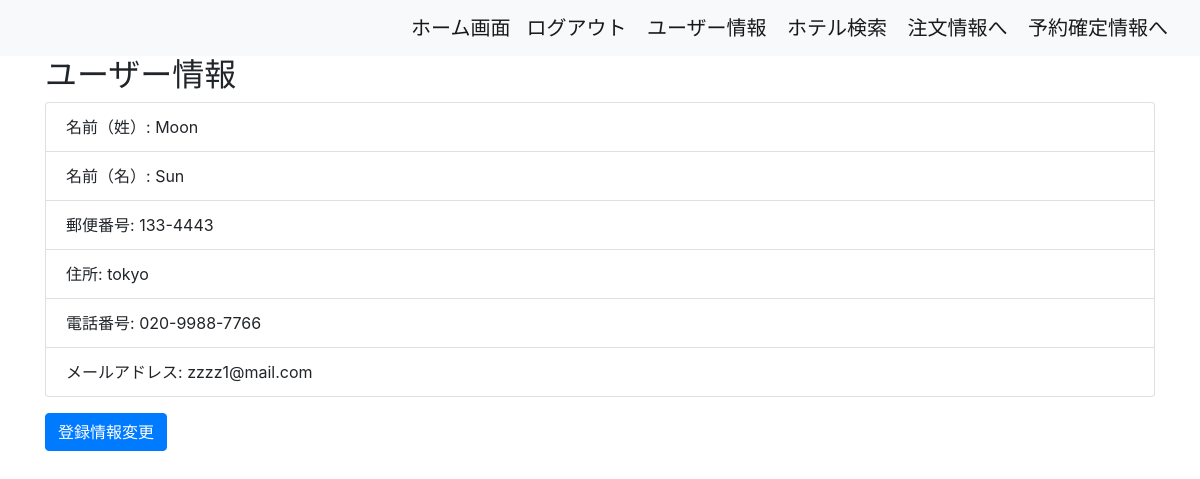
The page /accounts/us_info/ (signed in) on the database as committed earlier.
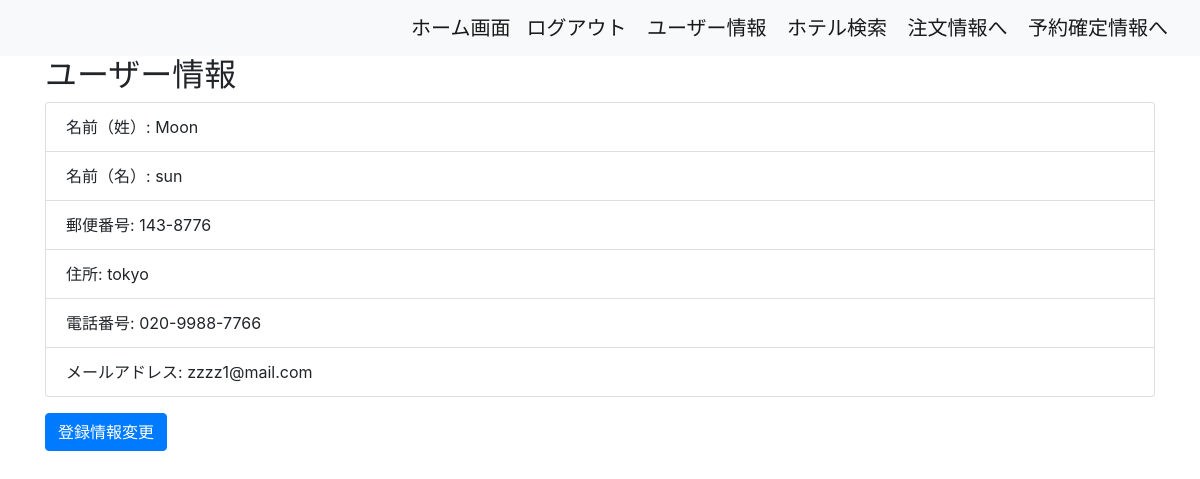
The same page on the database as committed later.
### accounts/models.py (models this page shows, shortened)
class Users(AbstractBaseUser, PermissionsMixin):
    username = models.CharField(max_length=100)
    email = models.EmailField(max_length=200, unique=True)
    is_active = models.BooleanField(default=True)
    is_staff = models.BooleanField(default=False)
    first_name = models.CharField(max_length=30, blank=True, null=True)
    last_name = models.CharField(max_length=30, blank=True, null=True)
    zip_code = models.CharField(max_length=10, blank=True, null=True)
    address = models.CharField(max_length=255, blank=True, null=True)
    phone_number = models.CharField(max_length=20, blank=True, null=True)
    USERNAME_FIELD = 'email'
    REQUIRED_FIELDS = ['username']
    objects = UserManager()

### accounts/views.py (the view, shortened to what this page needs)
# urls.py: path('us_info/', UserInfoView.as_view(), name='us_info'),
class UserInfoView(LoginRequiredMixin, FormView):
    template_name = 'us_info.html'
    form_class = UserInfoForm
    success_url = reverse_lazy('accounts:us_info')
    def get_form_kwargs(self):
        kwargs = super().get_form_kwargs()
        kwargs['instance'] = self.request.user
        kwargs['initial'] = {
            'last_name' : self.request.user.last_name,
            'first_name' : self.request.user.first_name,
            'zip_code' : self.request.user.zip_code,
            'address' : self.request.user.address,
            'phone_number' : self.request.user.phone_number,
            'email' : self.request.user.email,
        }
        return kwargs

### templates/us_info.html (shortened to what this page needs)
{% extends 'base.html' %}
{% block content %}
<div class="container">
    <h2>ユーザー情報</h2>
    <ul class="list-group mb-3">
        <li class="list-group-item">名前（姓）: {{ user.last_name }}</li>
        <li class="list-group-item">名前（名）: {{ user.first_name }}</li>
        <li class="list-group-item">郵便番号: {{ user.zip_code }}</li>
        <li class="list-group-item">住所: {{ user.address }}</li>
        <li class="list-group-item">電話番号: {{ user.phone_number }}</li>
        <li class="list-group-item">メールアドレス: {{ user.email }}</li>
    </ul>
    <a href="{% url 'accounts:update_us_info' %}" class="btn btn-primary">登録情報変更</a>
</div>
{% endblock %}

Rows that differ between the two databases and show on the page:
changed Users "Moon": first_name "Sun" → "sun"; zip_code "133-4443" → "143-8776"
